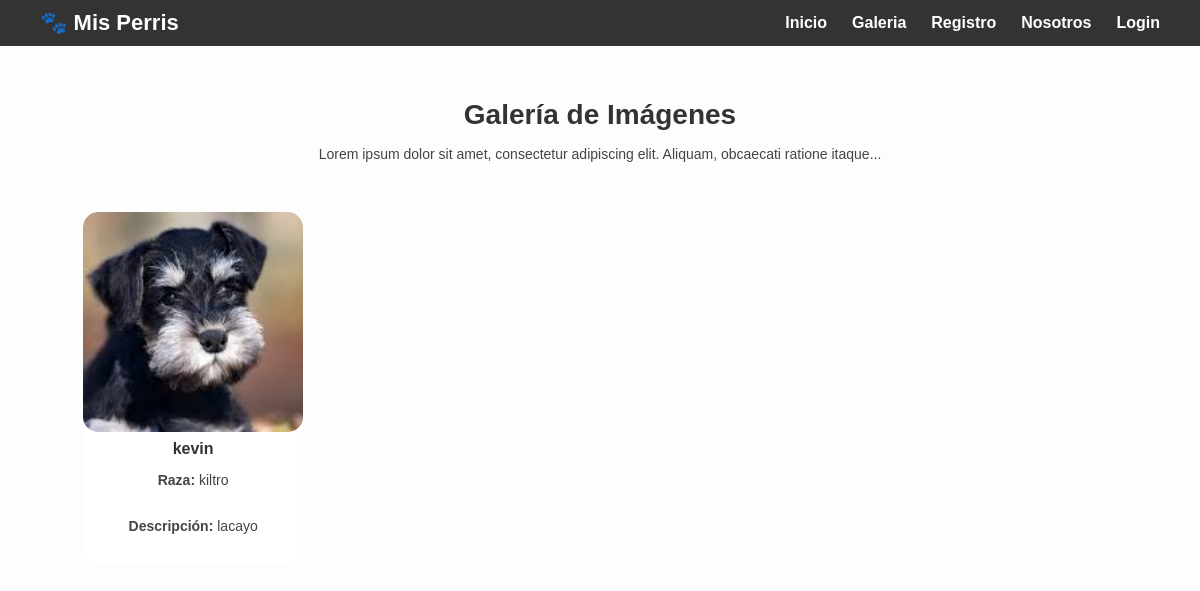
/galeria/, run on an earlier commit of the app's database.
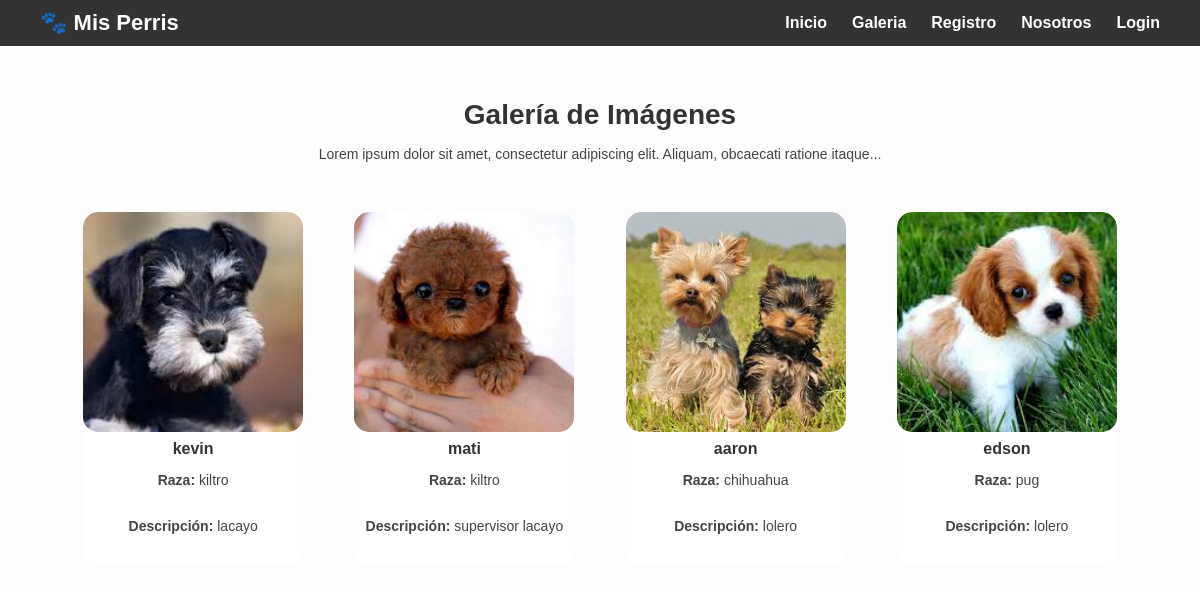
And on a later commit of the database.
### mascotas/models.py (models this page shows, shortened)
class Mascotas(models.Model):
    nombre = models.CharField(max_length=100)
    raza = models.CharField(max_length=100)
    descripcion = models.TextField()
    foto= models.ImageField()
    class Meta():
        db_table = 'mascota'
        verbose_name = 'Mascota'
        verbose_name_plural = 'Mascotas'

### mascotas/views.py (the view)
# urls.py: path('galeria/', views.galeria, name="galeria"),
def galeria(request):
    mascotas = Mascotas.objects.all()
    data = {'mascotas': mascotas }
    return render(request, 'galeria.html', data)

### mascotas/templates/galeria.html (shortened to what this page needs)
{% extends "base.html" %}
{% load static %}
{% block content %}
<section class="imagen">
    <h1>Galería de Imágenes</h1>
    <p>Lorem ipsum dolor sit amet, consectetur adipiscing elit. Aliquam, obcaecati ratione itaque...</p>
    <div class="galeria">
      {% for emp in mascotas %}
      <div class="card-perro">
        <img src="{% static 'images/' %}{{ emp.foto }}" alt="{{ emp.nombre }}">
        <h2>{{ emp.nombre }}</h2>
        <p><strong>Raza:</strong> {{ emp.raza }}</p>
        <p><strong>Descripción:</strong> {{ emp.descripcion }}</p>
      </div>
      {% endfor %}
    </div>
</section>
{% endblock %}

### mascotas/templates/base.html (shortened to what this page needs)
{% load static %}
<!DOCTYPE html>
<html lang="es">
<head>
  <link rel="stylesheet" href="{% static 'css/style.css' %}?v=1">
</head>
<body>
  <nav>
      <h1>🐾 Mis Perris</h1>
      <ul>
        <li><a href="{% url 'inicio' %}">Inicio</a></li>
        <li><a href="{% url 'galeria' %}">Galeria</a></li>
        <li><a href="{% url 'registro' %}">Registro</a></li>
        <li><a href="{% url 'nosotros' %}">Nosotros</a></li>
        {% if user.is_authenticated %}
          <li><a href="{% url 'logout' %}">Cerrar sesión</a></li>
        {% else %}
          <li><a href="{% url 'login' %}">Login</a></li>
        {% endif %}
      </ul>
  </nav>
  <main>
      {% block content %}{% endblock %}
  </main>
</body>
</html>

### mascotas/static/css/style.css (style rules this page uses)
body { margin: 0; font-family: Arial, sans-serif; background: #fff; color: #333; }
nav { background: #333; color: white; display: flex; justify-content: space-between; align-items: center; padding: 10px 40px; }
nav h1 { font-size: 22px; font-weight: bold; margin: 0; display: flex; align-items: center; }
nav ul { list-style: none; display: flex; margin: 0; padding: 0; }
nav ul li { margin-left: 25px; }
nav ul li a { text-decoration: none; color: white; font-weight: bold; }
.imagen { text-align: center; padding: 30px; }
.imagen h1 { font-size: 28px; font-weight: bold; margin-bottom: 15px; }
.imagen p { max-width: 800px; margin: 0 auto 30px; font-size: 14px; color: #444; }
.galeria { display: grid; grid-template-columns: repeat(auto-fill, minmax(220px, 1fr)); gap: 25px; padding: 20px 40px; justify-items: center; }
.card-perro { background: white; border-radius: 15px; overflow: hidden; text-align: center; transition: transform 0.3s; }
.card-perro img { width: 220px; height: 220px; object-fit: cover; border-radius: 15px; display: block; margin: 0 auto; }
.card-perro h2 { margin-top: 8px; font-size: 16px; font-family: 'Comic Sans MS', cursive, sans-serif; }
body { font-family: Arial, sans-serif; background-color: #fdfdfd; margin: 0; padding: 0; }

What changed in the data, as far as the page shows it:
added Mascotas: foto (picture), nombre "mati", raza "kiltro", descripcion "supervisor lacayo"
added Mascotas: foto (picture), nombre "aaron", raza "chihuahua", descripcion "lolero"
added Mascotas: foto (picture), nombre "edson", raza "pug", descripcion "lolero"
